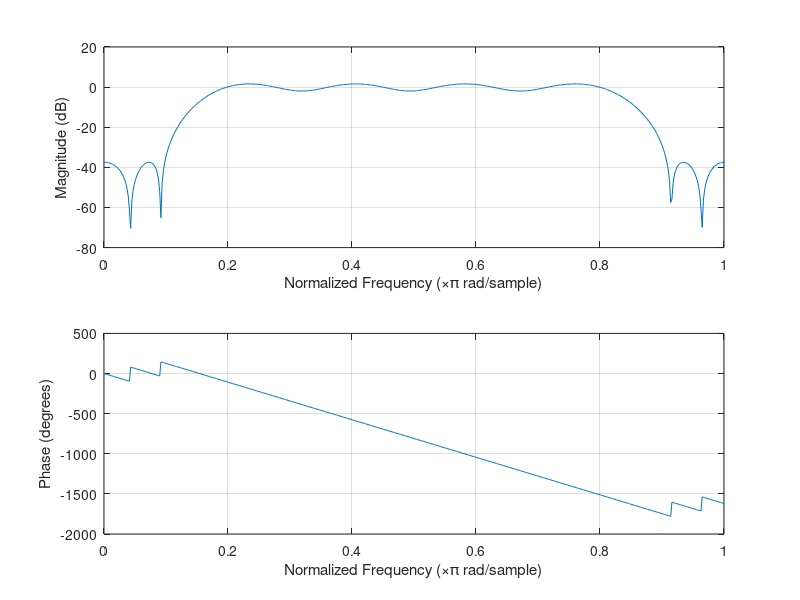
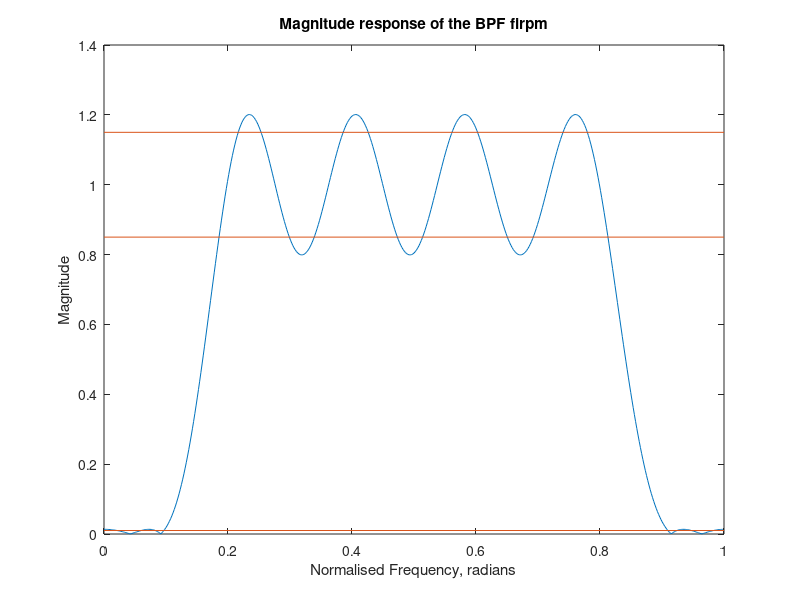
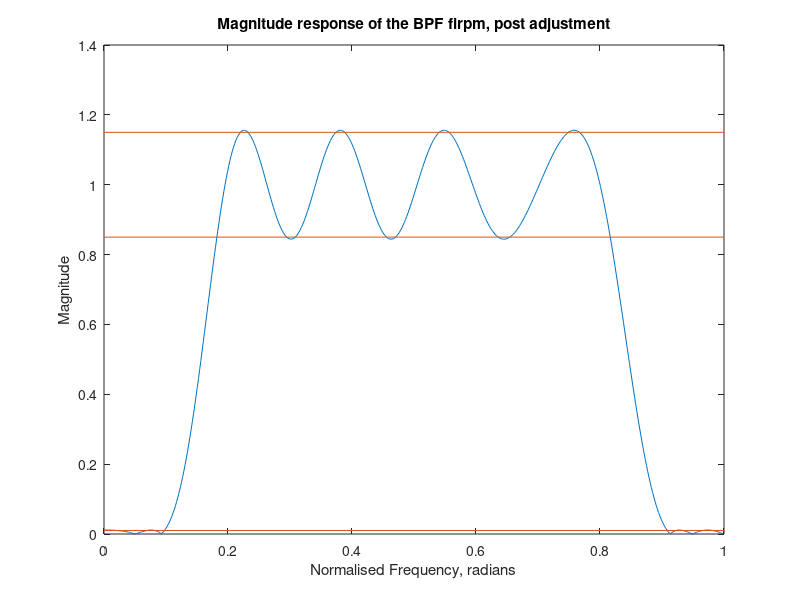

MATLAB code for these plots, in order:
ws1 = 0.098;
wp1 = 0.1816;
wp2 = 0.8171;
ws2 = 0.9079;

delp = 0.15;
dels = 0.01;
mval = [0, 1, 0];
dev = [dels, delp, dels];
range = 0:1/512:1-1/512;

fedge = [ws1, wp1, wp2, ws2];
[N,Fo,Ao,W] = firpmord(fedge,mval,dev);
b = firpm(N,Fo,Ao,W);
figure()
freqz(b,1);
h = freqz(b,1);
figure()
plot(range,abs(h));
title('Magnitude response of the BPF firpm')
xlabel('Normalised Frequency, radians')
ylabel('Magnitude')
x = [0, 1];
y1 = [0.85, 0.85];
y2 = [1.15, 1.15];
y3 = [0.01, 0.01];
line(x, y1);
line(x, y2);
line(x, y3);


% adjusting trial and error, dev params
dev = [dels, 0.9174 * delp, dels];
[N,Fo,Ao,W] = firpmord(fedge,mval,dev);
b = firpm(N,Fo,Ao,W);
h = freqz(b,1);
figure()
plot(range,abs(h));
title('Magnitude response of the BPF firpm, post adjustment')
xlabel('Normalised Frequency, radians')
ylabel('Magnitude')
x = [0, 1];
y1 = [0.85, 0.85];
y2 = [1.15, 1.15];
y3 = [0.01, 0.01];
line(x, y1);
line(x, y2);
line(x, y3);